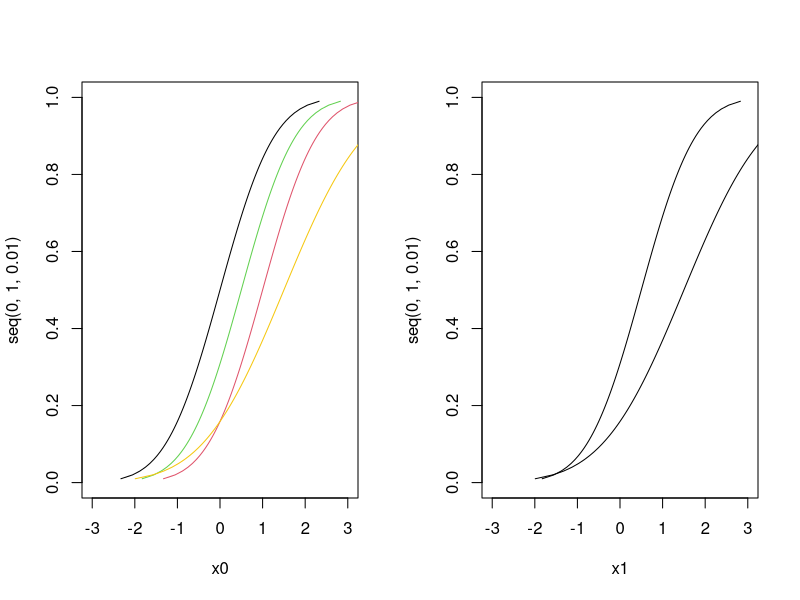
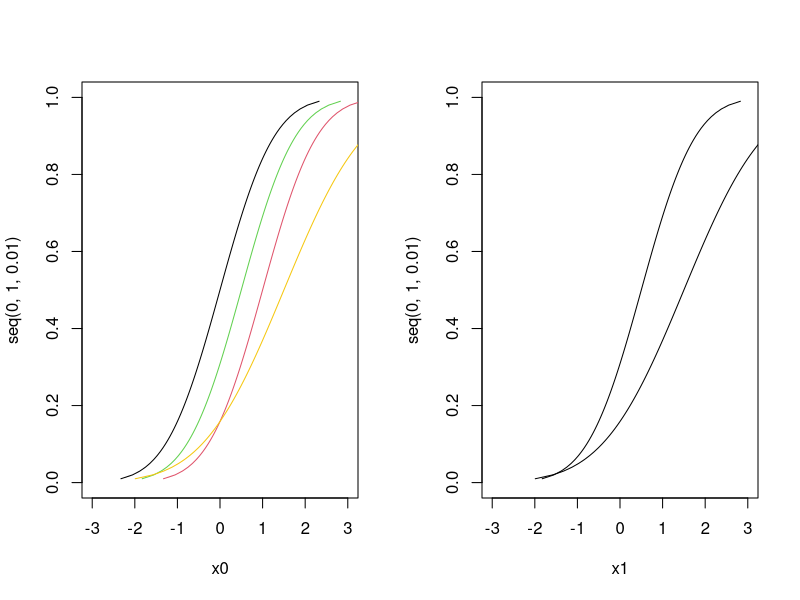

These charts were generated, in order, by the following R code:
par(mfrow=c(1,2))

#Roth e santanna problema
x0=qnorm(seq(0,1,0.01),0,1)
kx0=qnorm(seq(0,1,0.01),1,1.0)

x1=qnorm(seq(0,1,0.01),0.5,1)
kx1=qnorm(seq(0,1,0.01),1.5,1.5)

plot(y=seq(0,1,0.01),x=x0,type = 'l',xlim = c(-3,3))
lines(y=seq(0,1,0.01),x=kx0,col=10)
lines(y=seq(0,1,0.01),x=x1,col=11)
lines(y=seq(0,1,0.01),x=kx1,col=15)


plot(y=seq(0,1,0.01),x=x1,type = 'l',xlim = c(-3,3))
lines(y=seq(0,1,0.01),x=kx1)


#Minha ideia
x0=qnorm(seq(0,1,0.01),0,1)
kx0=qnorm(seq(0,1,0.01),1,1.0)

x1=qnorm(seq(0,1,0.01),0.5,1)
kx1=qnorm(seq(0,1,0.01),1.5,1.5)

plot(y=seq(0,1,0.01),x=x0,type = 'l',xlim = c(-3,3))
lines(y=seq(0,1,0.01),x=kx0,col=10)
lines(y=seq(0,1,0.01),x=x1,col=11)
lines(y=seq(0,1,0.01),x=kx1,col=15)


plot(y=seq(0,1,0.01),x=x1,type = 'l',xlim = c(-3,3))
lines(y=seq(0,1,0.01),x=kx1)
